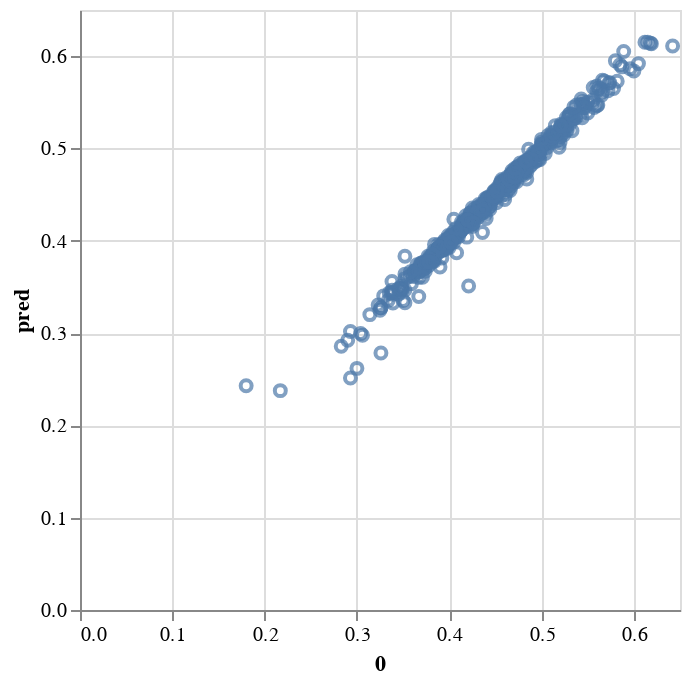

The code cell stored with this chart in its notebook:
### Code cell
# post hoc (but OOB) comparison of end-of-season predictions
alt.Chart(data.with_columns(pred=rf.oob_prediction_)).mark_point().encode(
    alt.X("0"), alt.Y("pred")
)

### Figure 1 — Vega-Lite specification as saved in the notebook (floating-point values rounded to 4 significant figures; data arrays with more than 128 entries replaced by an {"elided": "..."} marker saying what was removed)
{"config": {"view": {"continuousWidth": 300, "continuousHeight": 300}}, "data": {"name": "data-5a69c8cb11a4f07ec0f5b9c6342db134"}, "mark": {"type": "point"}, "encoding": {"x": {"field": "0", "type": "quantitative"}, "y": {"field": "pred", "type": "quantitative"}}, "$schema": "https://vega.github.io/schema/vega-lite/v5.20.1.json", "datasets": {"data-5a69c8cb11a4f07ec0f5b9c6342db134": {"elided": "599 records"}}}
